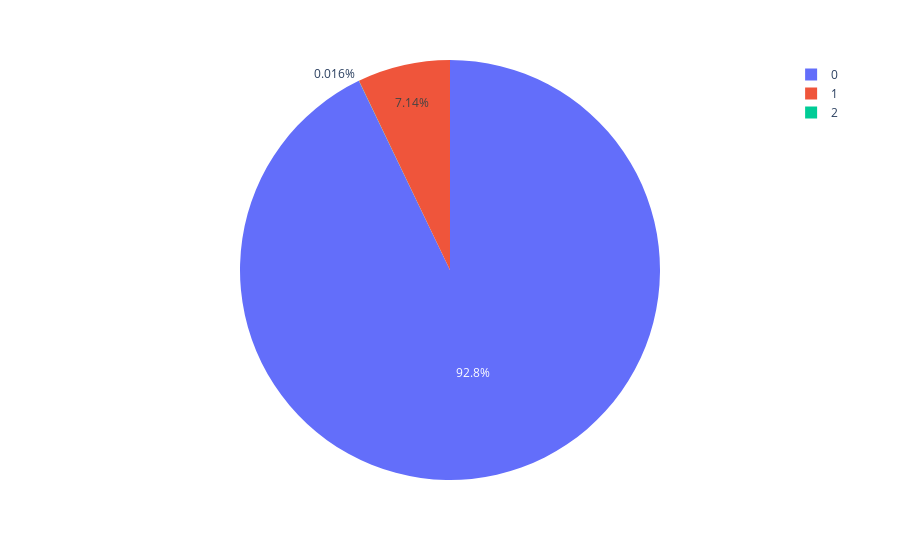

The code cell stored with this chart in its notebook:
### Code cell
pie = clusters.groupby('label').size().reset_index()
pie.columns = ['label','value']
px.pie(pie,values ='value',names ='label')

### Figure 1 — Plotly figure (JSON) as saved in the notebook; plotly's stock layout.template omitted (floating-point values rounded to 4 significant figures)
{"data": [{"domain": {"x": [0, 1], "y": [0, 1]}, "hovertemplate": "label=%{label}<br>value=%{value}<extra></extra>", "labels": [0, 1, 2], "legendgroup": "", "name": "", "showlegend": true, "type": "pie", "values": [40714, 3130, 7]}], "layout": {"legend": {"tracegroupgap": 0}, "margin": {"t": 60}}}
